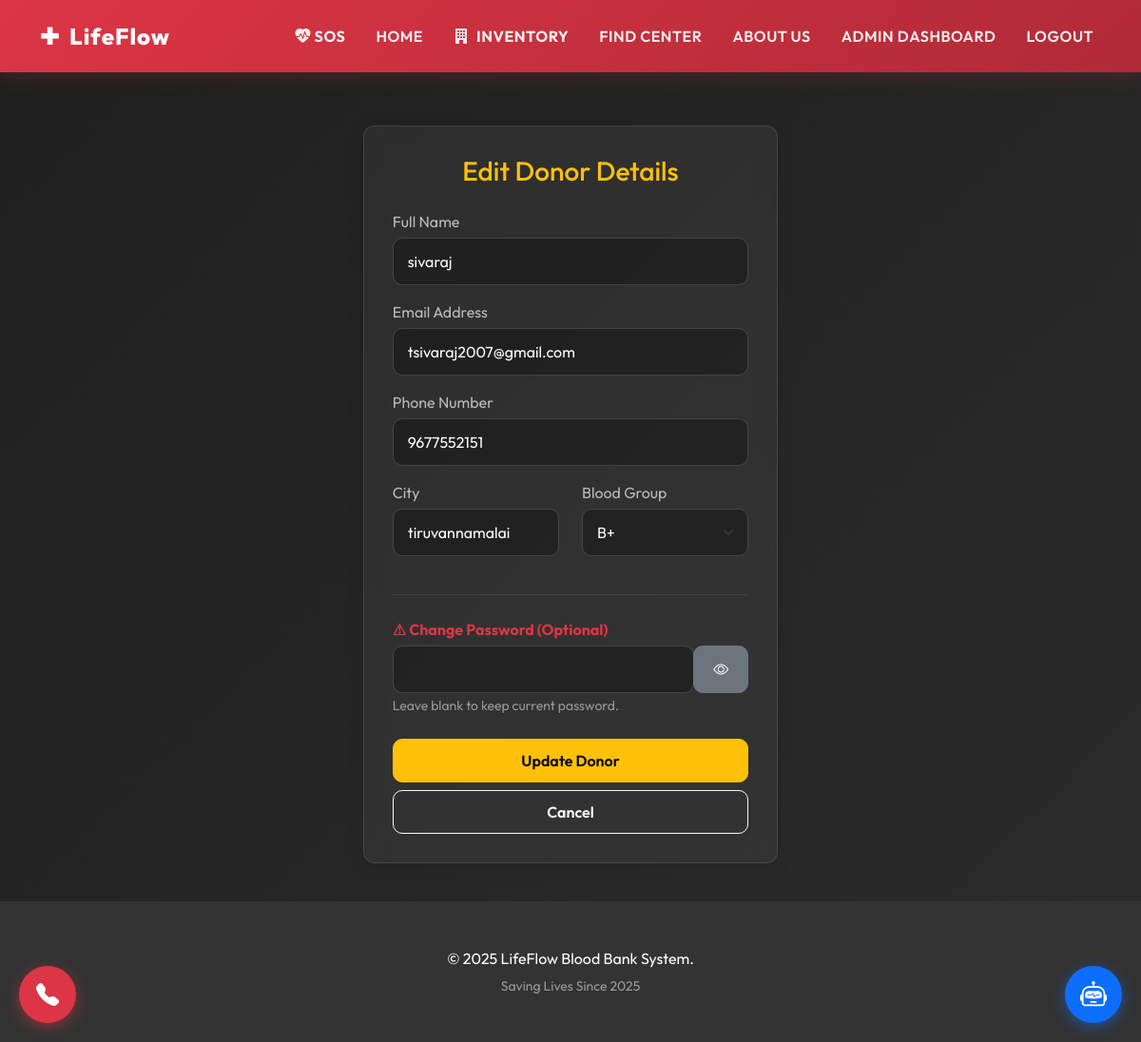
Screenshot of /admin/edit/5 (signed in) with the database file from the repository.
### tables this page shows
CREATE TABLE donors 
                 (id INTEGER PRIMARY KEY AUTOINCREMENT, name TEXT, email TEXT, age INTEGER, weight REAL, 
                  blood_group TEXT, city TEXT, address TEXT, phone TEXT UNIQUE, password TEXT, role TEXT DEFAULT 'user', lat REAL, lng REAL);

### app.py (the view, shortened to what this page needs)
@app.route('/admin/edit/<int:id>', methods=['GET', 'POST'])
def edit_user(id):
    if session.get('role') != 'admin': return redirect(url_for('admin_login'))
    conn = get_db_connection()
    donor = conn.execute('SELECT * FROM donors WHERE id = ?', (id,)).fetchone(); conn.close()
    return render_template('edit_user.html', donor=donor)

### app.py (called while the page is built)
def get_db_connection():
    conn = sqlite3.connect('bloodbank.db')
    conn.row_factory = sqlite3.Row
    conn.create_function("haversine", 4, haversine)
    return conn

### templates/edit_user.html (shortened to what this page needs)
{% extends 'layout.html' %}
{% block content %}
<link rel="stylesheet" href="https://cdn.jsdelivr.net/npm/bootstrap-icons@1.11.3/font/bootstrap-icons.min.css">
<div class="glass-card">
    <h3 class="text-center text-warning mb-4">Edit Donor Details</h3>
    <form method="POST">
        <div class="mb-3">
            <label>Full Name</label>
            <input type="text" name="name" class="form-control" value="{{ donor['name'] }}" required>
        </div>
        <div class="mb-3">
            <label>Email Address</label>
            <input type="email" name="email" class="form-control" value="{{ donor['email'] }}" required>
        </div>
        <div class="mb-3">
            <label>Phone Number</label>
            <input type="text" name="phone" class="form-control" value="{{ donor['phone'] }}" required>
        </div>
        <div class="row">
            <div class="col-md-6 mb-3">
                <label>City</label>
                <input type="text" name="city" class="form-control" value="{{ donor['city'] }}" required>
            </div>
            <div class="col-md-6 mb-3">
                <label>Blood Group</label>
                <select name="blood_group" class="form-select">
                    {% for bg in ['A+', 'A-', 'B+', 'B-', 'O+', 'O-', 'AB+', 'AB-'] %}
                    <option value="{{ bg }}" {% if donor['blood_group'] == bg %}selected{% endif %}>{{ bg }}</option>
                    {% endfor %}
                </select>
            </div>
        </div>
        <hr class="border-secondary my-4">
        <div class="mb-4">
            <label class="text-danger fw-bold">⚠ Change Password (Optional)</label>
            <div class="input-group">
                <input type="password" name="password" id="userPass" class="form-control" placeholder="Enter new password to reset">
                <button class="btn btn-secondary" type="button" onclick="togglePassword('userPass', 'userEye')">
                    <i class="bi bi-eye" id="userEye"></i>
                </button>
            </div>
            <small class="text-white-50">Leave blank to keep current password.</small>
        </div>
        <div class="d-grid gap-2">
            <button type="submit" class="btn btn-warning">Update Donor</button>
            <a href="{{ url_for('admin_dashboard') }}" class="btn btn-outline-light">Cancel</a>
        </div>
    </form>
</div>
{% endblock %}

### templates/layout.html (style rules this page uses)
body { font-family: 'Outfit', sans-serif !important; background-color: #f4f7f6 !important; color: #2c3e50; }
.btn { border-radius: 10px !important; font-weight: 600 !important; padding: 10px 20px !important; transition: all 0.3s cubic-bezier(0.25, 0.8, 0.25, 1) !important; }
.form-control, .form-select { border-radius: 10px !important; border: 2px solid #e9ecef !important; padding: 12px 15px !important; font-weight: 500; transition: all 0.3s ease; }
:root { --primary-red: #D32F2F; --hover-red: #B71C1C; --pure-white: #FFFFFF; --off-white: #F8F9FA; --charcoal: #333333; --medical-grey: #6c757d; }
body { font-family: 'Roboto', sans-serif; background-color: var(--pure-white); color: var(--charcoal); margin: 0; padding: 0; display: flex; flex-direction: column; min-height: 100vh; }
.glass-card { background: #ffffff; border: 1px solid #e0e0e0; border-radius: 8px; box-shadow: 0 4px 20px rgba(0,0,0,0.08); padding: 2.5rem; margin-bottom: 2rem; color: var(--charcoal); }

### templates/edit_user.html (style rules this page uses)
body { background: linear-gradient(135deg, #1f1f1f, #2c2c2c) !important; color: white !important; }
.glass-card { background: rgba(255, 255, 255, 0.05); backdrop-filter: blur(10px); border: 1px solid rgba(255, 255, 255, 0.1); border-radius: 12px; max-width: 600px; margin: 40px auto; padding: 30px; }
.form-control, .form-select { background-color: rgba(0, 0, 0, 0.3) !important; border: 1px solid #444 !important; color: white !important; }
label { color: #bbb; margin-bottom: 5px; }

### rows the page displays
donors: name "sivaraj", email "tsivaraj2007@gmail.com", phone "9677552151", city "tiruvannamalai", blood_group "B+"
